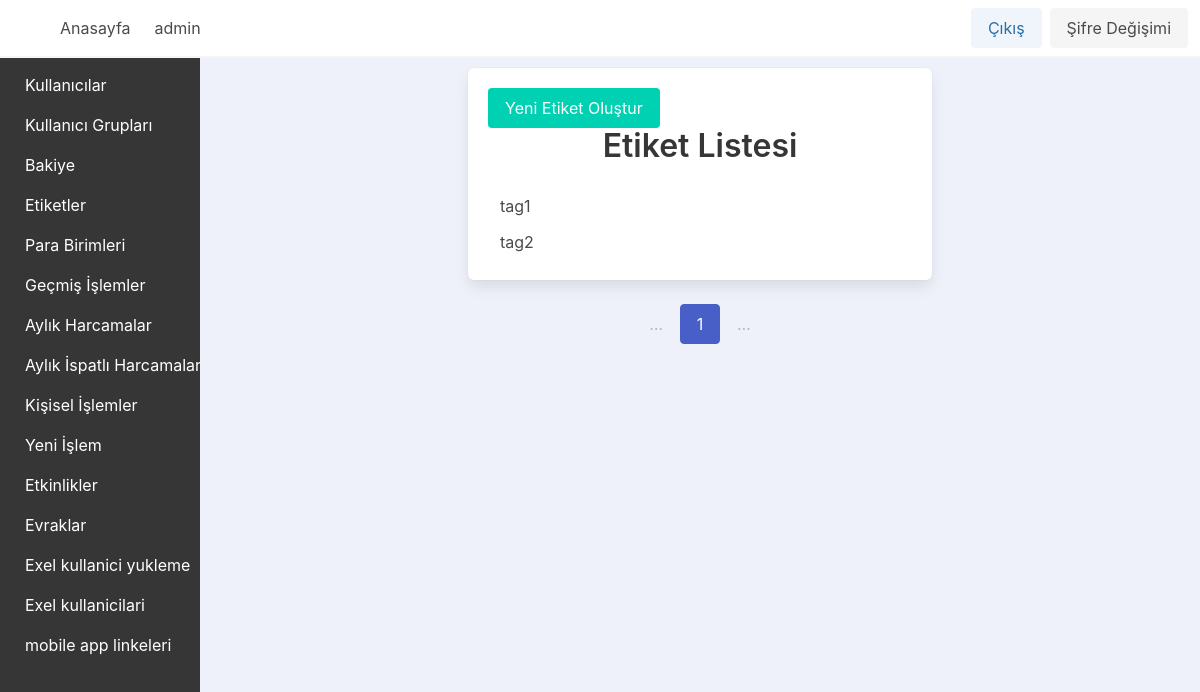
Page /taglist/ (signed in) on the committed database.
### app_base/models.py (models this page shows, shortened)
class MuUser(AbstractUser):
    username_validator = UnicodeUsernameValidator()
    username = models.CharField(_("Kullanıcı Adı"), max_length=150, unique=True, help_text=_("Max 150 karakter olabilir. Harfler, sayilar ve sadece @/./+/-/_ olabilir"), validators=[username_validator], error_messages={"unique": _("Bu isimde bir kullanici zaten var")})
    password = models.CharField(_("password"), max_length=128, null=False)
    first_name = models.CharField(_("İsim"), max_length=150, blank=True)  # AD-SOYAD ORTAK
    last_name = models.CharField(_("Soyisim"), max_length=150, blank=True)  # first_name ad-soyad icin ortak kullanilcak
    email = models.EmailField(_("email address"), blank=True)
    is_staff = models.BooleanField(_("Yönetici Durumu"), default=False, help_text=_("Kullanıcının bu yönetici paneline giriş yapabilmesini belirler."))
    is_active = models.BooleanField(_("active"), default=True, help_text=_("Designates whether this user should be treated as active. " "Unselect this instead of deleting accounts."))
    date_joined = models.DateTimeField(_("date joined"), default=timezone.now)
    currency = models.ForeignKey(Currency, on_delete=models.PROTECT, null=True)
    gruplar = models.ManyToManyField(MuGroup, blank=True)

class Tag(models.Model):
    name = models.CharField(max_length=255, unique=True)
    slug = models.SlugField(unique=True, blank=True)

### app_base/views/tags_view.py (the view)
# urls.py: path("taglist/", views.taglist_view, name="taglist_view_name"),
@login_required
def taglist_view(request):
    tags = Tag.objects.all().order_by("name")
    per_page = 10  # You can adjust this as needed
    paginator = Paginator(tags, per_page)
    page_number = request.GET.get("page")
    page = paginator.get_page(page_number)
    context = {
        "page": page,
    }
    return render(request, "app_base/tags/taglist.html", context)

### app_base/templates/app_base/tags/taglist.html (shortened to what this page needs)
{% extends "base.html" %}
{% block content %}
    <div class="column is-half m-auto">
        <div class="box">
            <a href="{% url 'tagcreate_view_name' %}" class="button is-primary">Yeni Etiket Oluştur</a>
            <h2 class="title has-text-centered">Etiket Listesi</h2>
            <ul class="menu-list">
                {% for tag in page %}
                    <li>
                        <a href="{% url 'tagdetail_view_name' tag.slug %}">{{ tag.name }}</a>
                    </li>
                {% empty %}
                    <li>Etiket Yok</li>
                {% endfor %}
            </ul>
        </div>
        <div class="pagination is-centered" role="navigation">
            <ul class="pagination-list">
                <li>
                    <span class="pagination-ellipsis">…</span>
                </li>
                <li>
                    <span class="pagination-link is-current">{{ page.number }}</span>
                </li>
                <li>
                    <span class="pagination-ellipsis">…</span>
                </li>
            </ul>
        </div>
    </div>
{% endblock content %}

### templates/navbar.html (shortened to what this page needs)
{% load static %}
<nav class="navbar has-background-white has-shadow" x-data="{ open: false }">
    <div class="navbar-brand">
        <a class="navbar-item" x-on:click="muside = !muside">
            <span class="iconify icon is-medium" data-icon="tabler:layout-sidebar-left-expand-filled"></span>
        </a>
    </div>
    <div id="navbarmenu_id" class="navbar-menu" x-bind:class="{ 'is-active': open }">
        <div class="navbar-start">
            <a class="navbar-item is-info is-light" href="{% url "home_view_name" %}">Anasayfa</a>
            {% if user.is_authenticated %}
                <span class="navbar-item">{{ user.username }}</span>
            {% endif %}
        </div>
        <div class="navbar-end">
            <div class="navbar-item">
                <div class="buttons">
                    {% if user.is_authenticated %}
                        <a class="button is-info is-light" href="{% url 'logout_view_name' %}">Çıkış</a>
                        <a class="button is-light" href="{% url 'passwordchange_view_name' %}">Şifre Değişimi</a>
                    {% else %}
                        <a class="button is-info is-light" href="{% url 'login_view_name' %}">Giriş</a>
                    {% endif %}
                </div>
            </div>
        </div>
    </div>
</nav>

### rows in the picture
MuUser: username "admin"
Tag: name "tag1"
Tag: name "tag2"

### other values in the picture
{{ page.number }} "1"
